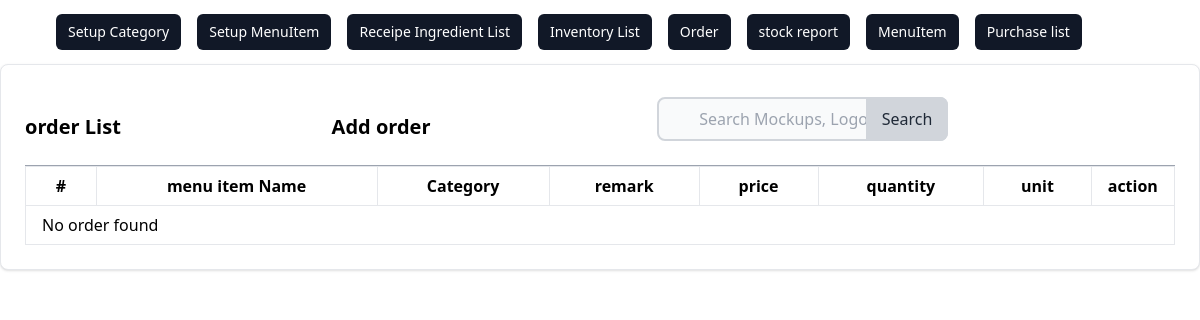
Before: /inventory/order/list/ with the older database file.
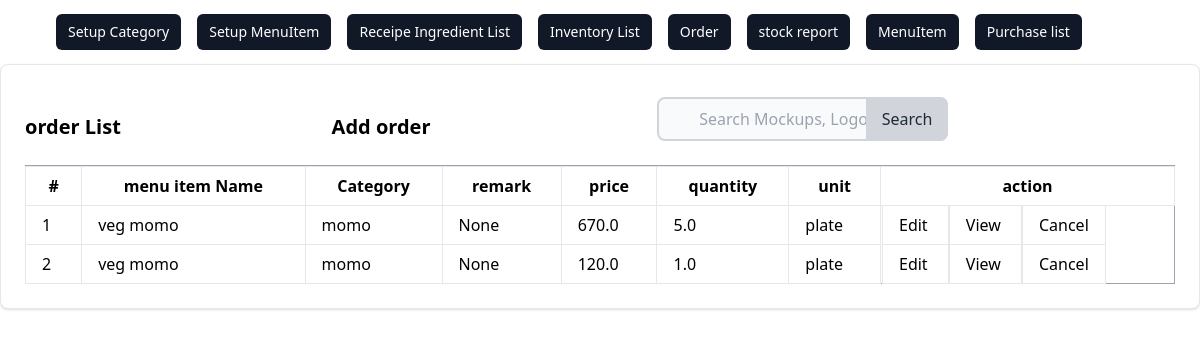
After: the same page with the newer database file.
### inventory/models.py (models this page shows, shortened)
class Order(models.Model):
    category = models.ForeignKey(Category, on_delete=models.CASCADE)
    menu_item_name = models.ForeignKey(
        MenuItem, on_delete=models.CASCADE, max_length=100, null=True)
    quantity = models.FloatField()
    price = models.FloatField()
    unit = models.CharField(choices=CHOICES, max_length=100)
    remark = models.TextField(null=True)
    table = models.ForeignKey(
        Table, on_delete=models.CASCADE, max_length=100, null=True)

### menu/models.py (models this page shows)
class MenuItem(models.Model):
    name = models.CharField(max_length=200, null=True, unique=True)
    price = models.FloatField(null=True)
    category = models.ForeignKey(Category, on_delete=models.CASCADE, null=True)
    receipe = models.ManyToManyField(
        Receipe)
    def __str__(self):
        return self.name

class Category(models.Model):
    name = models.CharField(max_length=100)
    description = models.TextField()
    def __str__(self):
        return self.name

### inventory/views.py (the view)
# urls.py: path('order/list/', views.OrderListView.as_view(), name='order_list'),
class OrderListView(ListView):
    model = Order
    template_name = 'inventory/order/order_list.html'
    success_url = reverse_lazy('inventory:order_list')

### inventory/templates/inventory/order/order_list.html (shortened to what this page needs)
{% extends 'inventory/base.html' %} {% block content %}
<div class="card max-w-80%  p-6 bg-white border border-gray-200 rounded-lg shadow dark:bg-gray-800 dark:border-gray-400">
  <div class="row">
    <div class="flex items-center justify-between">
        <h5 class="text-xl font-semibold">order List</h5>
        <a href="{% url 'inventory:order_create' %}" class="text-xl font-semibold text-grey-200 hover:underline hover:text-blue-00 ml-auto">
         <h5>  Add order</h5>
        </a>
      <form method="get" action="{% url 'inventory:order_search' %}%}" class="max-w-md mx-auto px-4 py-2 justify-end">
        <div class="relative">
            <input
            type="search"
            id="default-search"
            name='q'
            class="block w-full pl-10 pr-4 py-2 rounded-lg border-2 border-gray-300 bg-gray-50 focus:ring-blue-500 focus:border-blue-500"
            placeholder="Search Mockups, Logos..."
            required
          />
          <button
            type="submit"
            class="absolute inset-y-0 right-0 px-4 py-2 bg-gray-300 text-gray-800 rounded-r-lg hover:bg-gray-400 focus:outline-none focus:bg-gray-400"
          >
            Search
          </button>
        </div>
      </form>
    </div>
      <div class="card-body">
        <table class="table-auto w-full border-collapse border border-gray-400 table-bordered">
          <th class="px-1 py-0">
            <tr>
              <th class="px-4 py-2 border px-4 py-2" >#</th>
              <th class="px-4 py-2  border ">menu item Name</th>
              <th class="px-4 py-2  border ">Category</th>
              <th class="px-4 py-2  border ">remark</th>
              <th  class="px-4 py-2  border ">price</th>
              <th class="px-4 py-2  border ">quantity</th>
              <th class="px-4 py-2  border ">unit</th>
              <th col="3" class="px-0 py-0  border ">action</th>
            </tr>
          </th>
          <tbody>
            {% if object_list %} {% for order in object_list %}
            <tr>
              <td class="border px-4 py-2">{{ order.id}}</td>
              <td class="border px-4 py-2">{{ order.menu_item_name }}</td>
              <td class="border px-4 py-2">{{ order.category }}</td>
              <td class="border px-4 py-2">{{ order.remark }}</td>
              <td class="border px-4 py-2">{{ order.price }}</td>
              <td  class="border px-4 py-2">{{ order.quantity }}</td>
              <td class="border px-4 py-2">{{ order.unit}}</td>
              <td>
                <a  class="border px-4 py-2"  href="{% url 'inventory:order_update' order.id  %}"> Edit </a>
                <a class="border px-4 py-2"  href="{% url 'inventory:order_detail' order.id  %}"> View </a>
                <a  class="border px-4 py-2" href="{% url 'inventory:order_cancel' order.id %}" > Cancel </a>
              </td>
            </tr>
          {% endfor %}
          {% else %}
            <tr><td colspan="8" class="border px-4 py-2">No order found</td></tr>
          {% endif %}
          </tbody>
        </table>
      </div>
    </div>
  </div>
  </div>
{% endblock %}

Changed rows visible on the page:
added Order: id "1", menu_item_name "veg momo", category "momo", remark "None", price "670.0", quantity "5.0", unit "plate"
added Order: id "2", menu_item_name "veg momo", category "momo", remark "None", price "120.0", quantity "1.0", unit "plate"
Other visible differences:
text no longer shown: "No order found"
